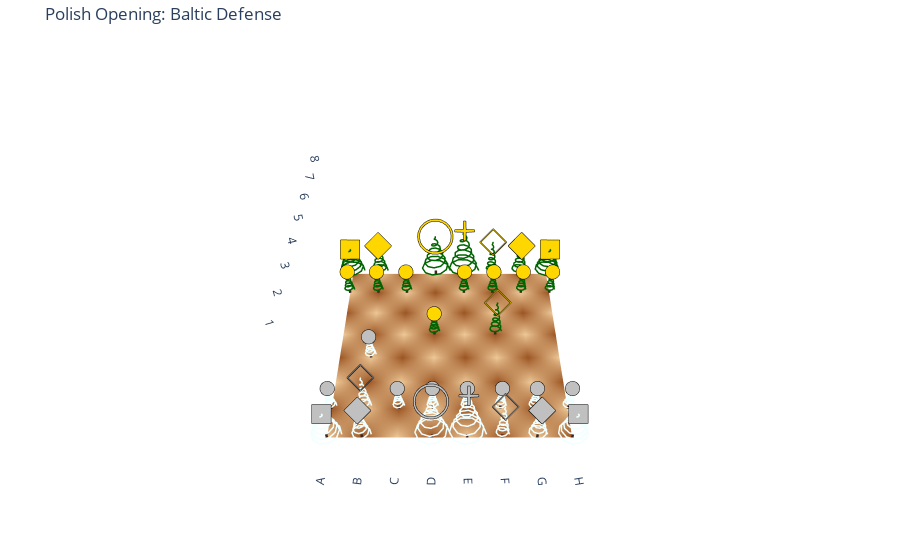

Here is the notebook cell this chart was saved with:
### Code cell
visualize_chess_spirals(df["epd"][73],df["name"][73])
